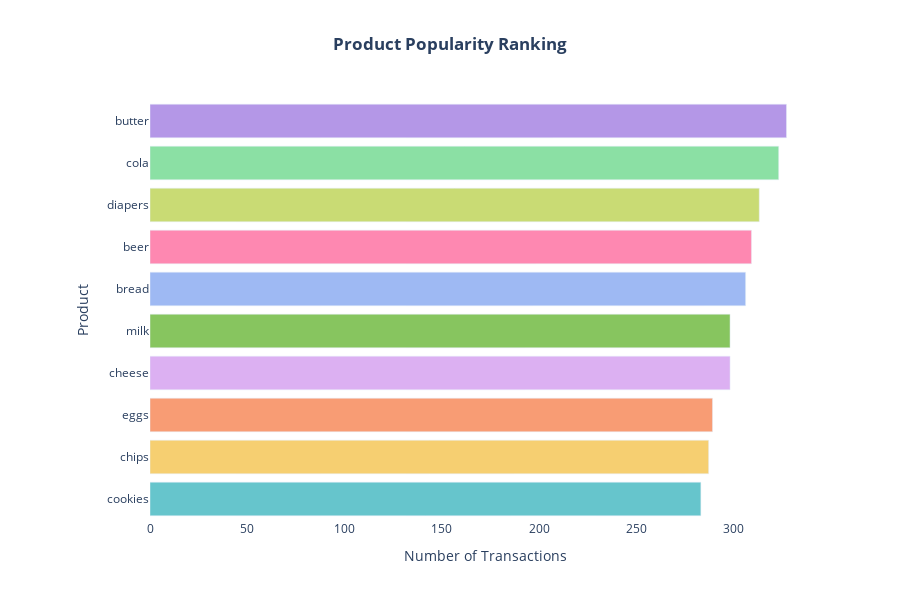

Notebook code cell kept with this figure:
### Markdown cell above
## Enhanced Frequency Chart
Creates a horizontal bar chart showing product popularity with improved design.

Uses pastel colors for the bars for a soft, consistent look.

Adds detailed hover info showing product name and exact purchase count.

Centers the chart title "Product Popularity Ranking" for clarity.

Adds axis labels for better understanding.

Sets transparent background and adjusts margins to avoid cutting off product names.

Sets chart height for better viewing and mobile responsiveness.

Displays the interactive chart.

### Code cell
"""
**Design Principles Applied:**
- Consistent color scales
- Clear labels and titles
- Strategic white space
- Mobile-responsive sizing
"""
# %%
# ENHANCED FREQUENCY CHART
fig3 = go.Figure()
fig3.add_trace(go.Bar(
    y=item_freq.index,
    x=item_freq.values,
    orientation='h',
    marker_color=px.colors.qualitative.Pastel,
    hovertemplate="<b>%{y}</b><br>%{x:,} purchases<extra></extra>"
))
fig3.update_layout(
    title={'text':"<b>Product Popularity Ranking</b>", 'x':0.5},
    xaxis_title="Number of Transactions",
    yaxis_title="Product",
    plot_bgcolor='rgba(0,0,0,0)',
    height=600,
    margin=dict(l=150)  # Prevent label clipping
)
fig3.show()

### Figure 1 — Plotly figure (JSON) as saved in the notebook; plotly's stock layout.template omitted (floating-point values rounded to 4 significant figures)
{"data": [{"hovertemplate": "<b>%{y}</b><br>%{x:,} purchases<extra></extra>", "marker": {"color": ["rgb(102, 197, 204)", "rgb(246, 207, 113)", "rgb(248, 156, 116)", "rgb(220, 176, 242)", "rgb(135, 197, 95)", "rgb(158, 185, 243)", "rgb(254, 136, 177)", "rgb(201, 219, 116)", "rgb(139, 224, 164)", "rgb(180, 151, 231)", "rgb(179, 179, 179)"]}, "orientation": "h", "type": "bar", "x": [283, 287, 289, 298, 298, 306, 309, 313, 323, 327], "y": ["cookies", "chips", "eggs", "cheese", "milk", "bread", "beer", "diapers", "cola", "butter"]}], "layout": {"height": 600, "margin": {"l": 150}, "plot_bgcolor": "rgba(0,0,0,0)", "title": {"text": "<b>Product Popularity Ranking</b>", "x": 0.5}, "xaxis": {"title": {"text": "Number of Transactions"}}, "yaxis": {"title": {"text": "Product"}}}}
